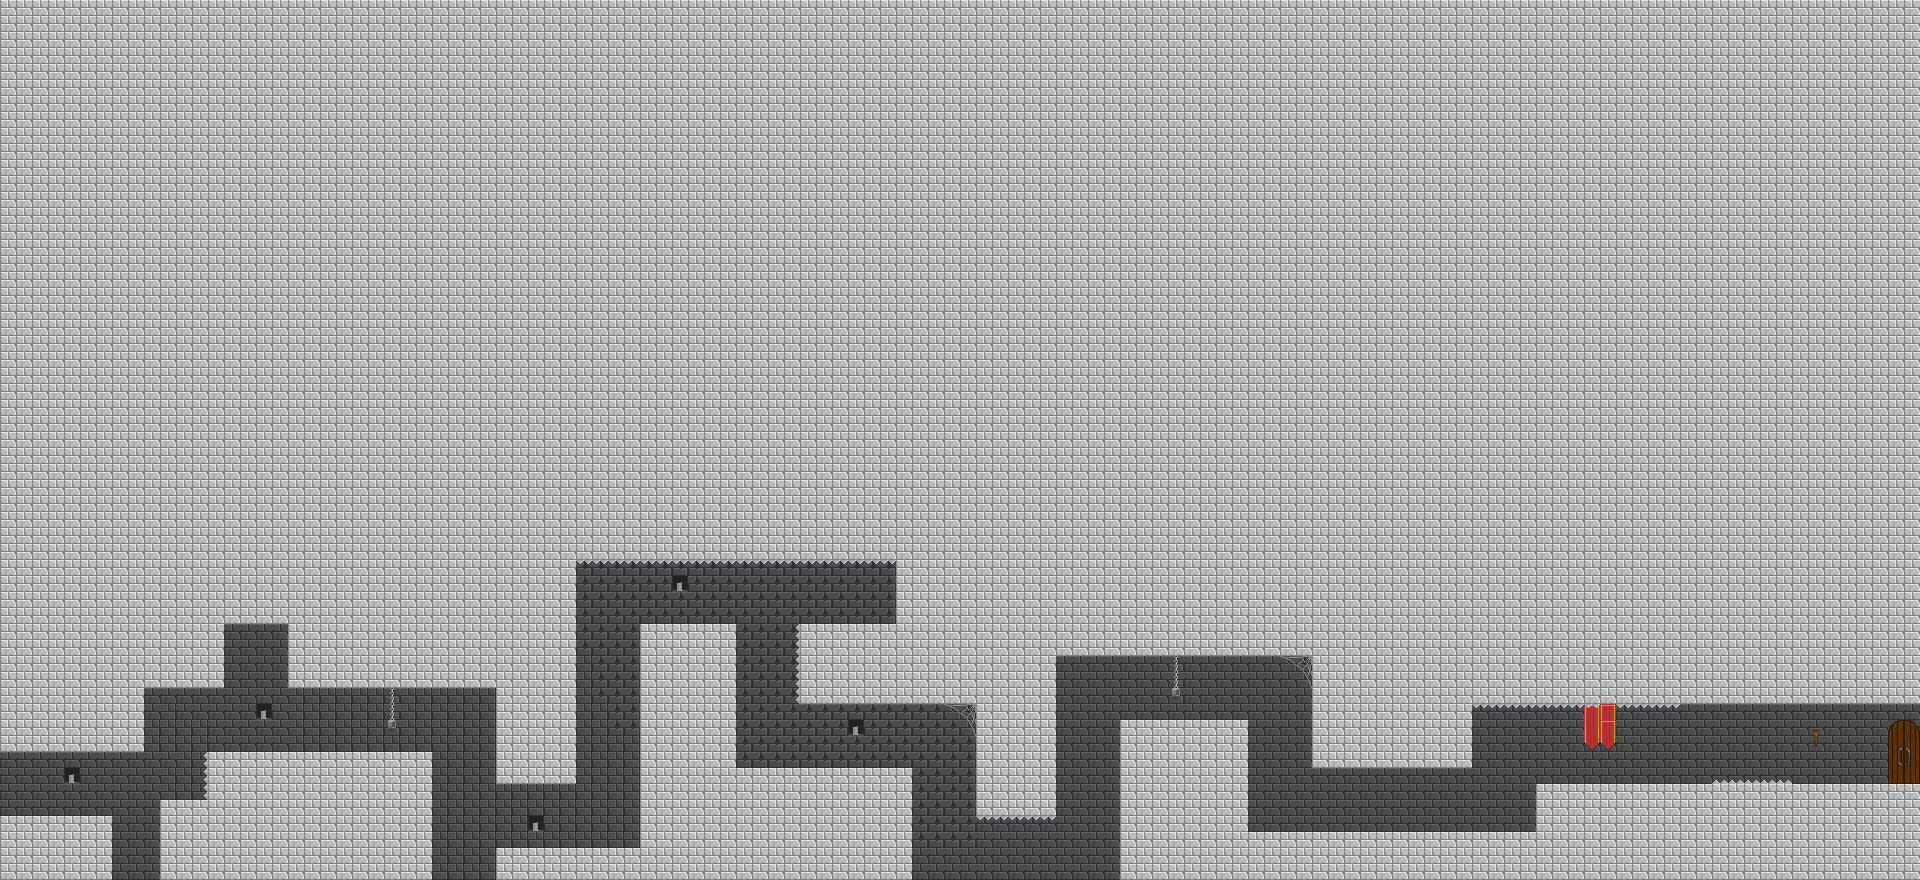

Rendered tile map (Tiled .tmx) drawn with the repository's tilesets; below, a short description and the map source with its tile grids summarised:
An orthogonal 120x55 tile map with 16x16 px tiles, 3 tile layers (BG Tiles, BG Design, FG Tiles) and 66 objects (9x Food, Player, Door).

<map version="1.0" tiledversion="1.0.3" orientation="orthogonal" renderorder="right-down" width="120" height="55" tilewidth="16" tileheight="16" nextobjectid="77">
 <tileset firstgid="1" name="tileset" tilewidth="16" tileheight="16" tilecount="1024" columns="32">
  <image source="tileset.png" width="512" height="512" />
 </tileset>
 <layer name="BG Tiles" width="120" height="55">
  <data>[6600 cells, 805 non-empty, 4 distinct tile ids]</data>
 </layer>
 <layer name="BG Design" width="120" height="55">
  <data>[6600 cells, 33 non-empty, 20 distinct tile ids]</data>
 </layer>
 <layer name="FG Tiles" width="120" height="55">
  <data>[6600 cells, 5845 non-empty, 4 distinct tile ids]</data>
 </layer>
 <objectgroup color="#ff0000" name="Spikes">
  <object id="3" x="205" y="756" width="3" height="40" />
  <object id="5" x="578" y="560" width="316" height="5" />
  <object id="6" x="796" y="627" width="3" height="77" />
  <object id="7" x="976" y="819" width="79" height="3" />
  <object id="8" x="1476" y="705" width="202" height="4" />
  <object id="10" x="1710" y="780" width="81" height="5" />
 </objectgroup>
 <objectgroup color="#0000ff" name="Walls">
  <object id="11" x="2" y="749" width="143" height="5" />
  <object id="12" x="2" y="817" width="108" height="3" />
  <object id="13" x="136" y="691" width="11" height="57" />
  <object id="14" x="125" y="642" width="101" height="46" />
  <object id="15" x="196" y="612" width="28" height="29" />
  <object id="16" x="217" y="569" width="71" height="53" />
  <object id="17" x="288" y="613" width="41" height="74" />
  <object id="18" x="208" y="753" width="110" height="78" />
  <object id="21" x="256" y="866" width="19" height="9" />
  <object id="23" x="161" y="799" width="67" height="78" />
  <object id="24" x="80" y="821" width="30" height="54" />
  <object id="25" x="71" y="854" width="40" height="26" />
  <object id="26" x="113" y="879" width="49" height="2" />
  <object id="27" x="320" y="755" width="112" height="125" />
  <object id="28" x="321" y="752" width="110" height="2" />
  <object id="29" x="323" y="617" width="209" height="70" />
  <object id="30" x="500" y="657" width="15" height="94" />
  <object id="31" x="551" y="691" />
  <object id="32" x="498" y="646" width="58" height="137" />
  <object id="33" x="498" y="601" width="76" height="182" />
  <object id="34" x="478" y="496" width="96" height="118" />
  <object id="35" x="432" y="881" width="66" height="1" />
  <object id="36" x="496" y="851" width="153" height="29" />
  <object id="37" x="497" y="849" width="191" height="18" />
  <object id="38" x="640" y="624" width="74" height="211" />
  <object id="39" x="641" y="776" width="96" height="102" />
  <object id="40" x="689" y="637" width="45" height="153" />
  <object id="42" x="670" y="630" width="65" height="18" />
  <object id="44" x="702" y="625" width="32" height="4" />
  <object id="45" x="734" y="769" width="125" height="104" />
  <object id="46" x="808" y="772" width="103" height="108" />
  <object id="47" x="859" y="767" width="54" height="3" />
  <object id="48" x="566" y="441" width="333" height="117" />
  <object id="49" x="897" y="526" width="122" height="113" />
  <object id="50" x="800" y="623" width="182" height="65" />
  <object id="51" x="807" y="641" width="17" height="59" />
  <object id="52" x="801" y="646" width="178" height="56" />
  <object id="53" x="978" y="666" width="77" height="151" />
  <object id="54" x="1002" y="600" width="52" height="72" />
  <object id="55" x="912" y="879" width="212" />
  <object id="56" x="1042" y="504" width="279" height="150" />
  <object id="57" x="1122" y="723" width="124" height="156" />
  <object id="58" x="1121" y="721" width="126" height="11" />
  <object id="59" x="1240" y="831" width="360" height="50" />
  <object id="60" x="1533" y="785" width="386" height="95" />
  <object id="61" x="1314" y="545" width="156" height="221" />
  <object id="62" x="1461" y="480" width="458" height="223" />
  <object id="75" x="-2" y="758" width="5" height="59" />
  <object id="76" x="-3" y="730" width="12" height="28" />
 </objectgroup>
 <objectgroup name="Spawns">
  <object id="63" name="Player" x="8" y="791" width="27" height="23" />
  <object id="64" name="Food" x="124" y="858" width="20" height="21" />
  <object id="65" name="Food" x="229" y="732" width="22" height="21" />
  <object id="66" name="Food" x="301" y="731" width="21" height="22" />
  <object id="67" name="Food" x="454" y="853" width="23" height="26" />
  <object id="68" name="Food" x="618" y="822" width="19" height="28" />
  <object id="69" name="Food" x="740" y="749" width="19" height="18" />
  <object id="70" name="Food" x="918" y="864" width="19" height="14" />
  <object id="72" name="Food" x="1089" y="860" width="29" height="19" />
  <object id="73" name="Food" x="1679" y="771" width="26" height="15" />
  <object id="74" name="Door" x="1890" y="725" width="29" height="61" />
 </objectgroup>
</map>
